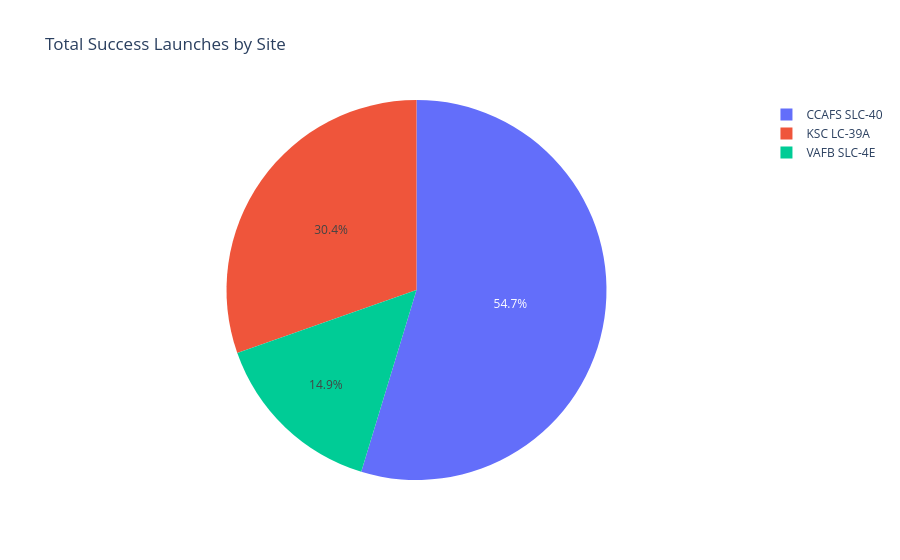
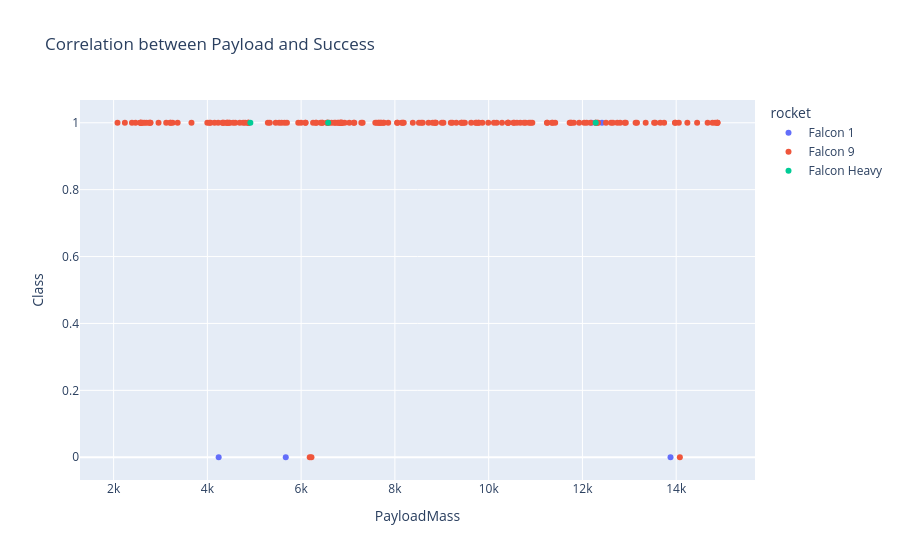

The cell these charts' notebook holds for them, in order:
### Markdown cell above
### 7-Plotly Dash Setup & Visualization

### Code cell
import plotly.express as px

# Pie Chart (Slide 39)
fig_pie = px.pie(df, values='Class', names='LaunchSite', title='Total Success Launches by Site')
fig_pie.show()

# Scatter Plot (Slide 41)
fig_scatter = px.scatter(df, x="PayloadMass", y="Class", color="rocket", title="Correlation between Payload and Success")
fig_scatter.show()

### Figure 1 — Plotly figure (JSON) as saved in the notebook; plotly's stock layout.template omitted (floating-point values rounded to 4 significant figures; data arrays with more than 128 entries replaced by an {"elided": "..."} marker saying what was removed)
{"data": [{"domain": {"x": [0, 1], "y": [0, 1]}, "hovertemplate": "LaunchSite=%{label}<br>Class=%{value}<extra></extra>", "labels": {"elided": "187 str values"}, "legendgroup": "", "name": "", "showlegend": true, "type": "pie", "values": {"elided": "187 int values"}}], "layout": {"legend": {"tracegroupgap": 0}, "title": {"text": "Total Success Launches by Site"}}}

### Figure 2 — Plotly figure (JSON) as saved in the notebook; plotly's stock layout.template omitted (floating-point values rounded to 4 significant figures; data arrays with more than 128 entries replaced by an {"elided": "..."} marker saying what was removed)
{"data": [{"hovertemplate": "rocket=Falcon 1<br>PayloadMass=%{x}<br>Class=%{y}<extra></extra>", "legendgroup": "Falcon 1", "marker": {"color": "#636efa", "symbol": "circle"}, "mode": "markers", "name": "Falcon 1", "orientation": "v", "showlegend": true, "type": "scatter", "x": [5672, 13879, 4241, 12193, 12418], "xaxis": "x", "y": [0, 0, 0, 1, 1], "yaxis": "y"}, {"hovertemplate": "rocket=Falcon 9<br>PayloadMass=%{x}<br>Class=%{y}<extra></extra>", "legendgroup": "Falcon 9", "marker": {"color": "#EF553B", "symbol": "circle"}, "mode": "markers", "name": "Falcon 9", "orientation": "v", "showlegend": true, "type": "scatter", "x": {"elided": "179 int values"}, "xaxis": "x", "y": {"elided": "179 int values"}, "yaxis": "y"}, {"hovertemplate": "rocket=Falcon Heavy<br>PayloadMass=%{x}<br>Class=%{y}<extra></extra>", "legendgroup": "Falcon Heavy", "marker": {"color": "#00cc96", "symbol": "circle"}, "mode": "markers", "name": "Falcon Heavy", "orientation": "v", "showlegend": true, "type": "scatter", "x": [6577, 4917, 12283], "xaxis": "x", "y": [1, 1, 1], "yaxis": "y"}], "layout": {"legend": {"title": {"text": "rocket"}, "tracegroupgap": 0}, "title": {"text": "Correlation between Payload and Success"}, "xaxis": {"anchor": "y", "domain": [0, 1], "title": {"text": "PayloadMass"}}, "yaxis": {"anchor": "x", "domain": [0, 1], "title": {"text": "Class"}}}}
